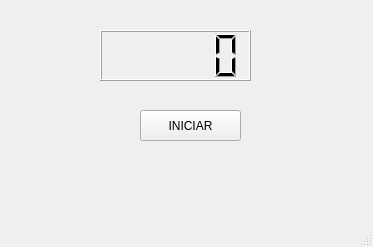
<?xml version="1.0" encoding="UTF-8"?>
<ui version="4.0">
 <class>MainWindow</class>
 <widget class="QMainWindow" name="MainWindow">
  <property name="geometry">
   <rect>
    <x>0</x>
    <y>0</y>
    <width>373</width>
    <height>247</height>
   </rect>
  </property>
  <property name="windowTitle">
   <string>MainWindow</string>
  </property>
  <widget class="QWidget" name="centralwidget">
   <widget class="QPushButton" name="btn_iniciar">
    <property name="geometry">
     <rect>
      <x>140</x>
      <y>110</y>
      <width>101</width>
      <height>31</height>
     </rect>
    </property>
    <property name="text">
     <string>INICIAR</string>
    </property>
   </widget>
   <widget class="QLCDNumber" name="lcdNumber">
    <property name="geometry">
     <rect>
      <x>100</x>
      <y>30</y>
      <width>151</width>
      <height>51</height>
     </rect>
    </property>
   </widget>
  </widget>
  <widget class="QMenuBar" name="menubar">
   <property name="geometry">
    <rect>
     <x>0</x>
     <y>0</y>
     <width>373</width>
     <height>18</height>
    </rect>
   </property>
  </widget>
  <widget class="QStatusBar" name="statusbar"/>
 </widget>
 <resources/>
 <connections/>
</ui>
